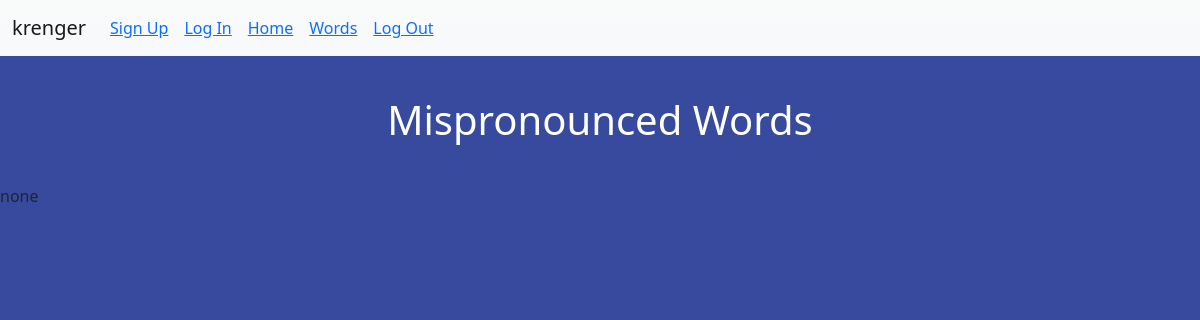
Before: /history/ (signed in) with the older database file.
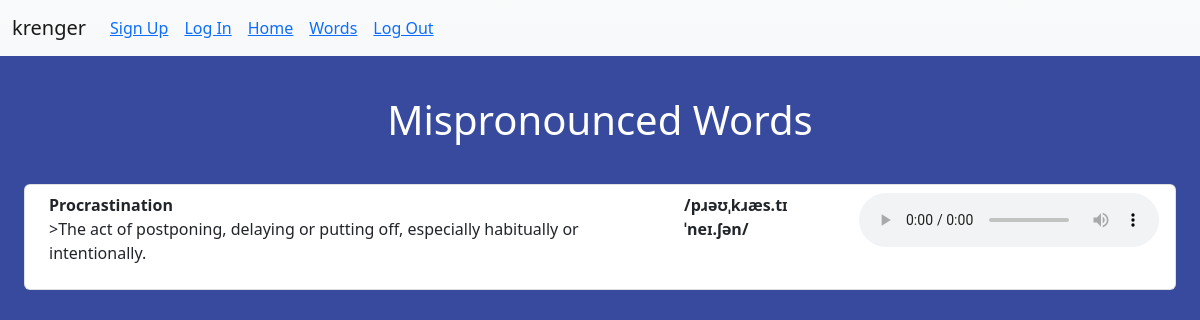
After: the same page with the newer database file.
### krenger/models.py (models this page shows, shortened)
class WordCard(models.Model):
    name = models.CharField(max_length=100)
    pronunc = models.FileField()
    textPr = models.CharField(max_length=5120)
    define = models.CharField(max_length = 1000)
    user = models.ForeignKey(User,on_delete=models.CASCADE,default=False)

### krenger/views.py (the view, shortened to what this page needs)
# urls.py: path('history/',WordCardView.as_view(),name='archive'),
class WordCardView(ListView):
    model = WordCard
    template_name="krenger/templates/wordcard_list.html"
    def get_queryset(self):
        try:
            return WordCard.objects.filter(user=self.request.user)
        except:
            return HttpResponseRedirect(reverse('user:signup'))

### krenger/templates/wordcard_list.html
{%extends "base.html"%}
{%block content%}
<h1 class="m-3 p-4 text-center text-white">Mispronounced Words</h1>
<ol class="list-group mb-3">
    {% for wordCard in object_list %}
        <li class="list-group-item d-flex justify-content-between align-items-start mx-4">
            <div class="ms-2 me-auto">
                <div class="fw-bold">{{wordCard.name}}</div>
                <p>>{{wordCard.define}}</p>
            </div>
            <div class="ms-2 me-auto">
                <div class="fw-bold">{{wordCard.textPr}}</div>
            </div>
            <div class="ms-2 me-auto">
                <audio controls name="media">
                    <source src="{{wordCard.pronunc}}" type="audio/mpeg">
                </audio>
            </div>
        </li>
    {%empty%}
        <li>none</li>
    {%endfor%}
</ol>
{% endblock content%}

Changed rows visible on the page:
added WordCard: name "Procrastination", define "The act of postponing, delaying or putting off, especially habitually or intentionally.", textPr "/pɹəʊˌkɹæs.tɪˈneɪ.ʃən/"
Other visible differences:
text no longer shown: "none"
